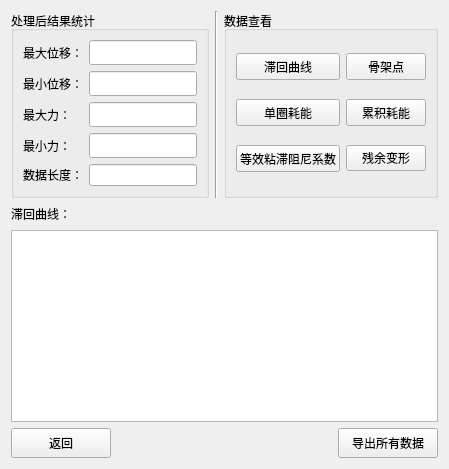
      <widget class="QWidget" name="tab8">
       <attribute name="title">
        <string>结果输出</string>
       </attribute>
       <layout class="QVBoxLayout" name="verticalLayout_22" stretch="0,1,0">
        <item>
         <layout class="QHBoxLayout" name="horizontalLayout_19">
          <item>
           <widget class="QGroupBox" name="groupBox_10">
            <property name="title">
             <string>处理后结果统计</string>
            </property>
            <layout class="QGridLayout" name="gridLayout_4" columnstretch="1,2" columnminimumwidth="0,0">
             <item row="1" column="1">
              <widget class="QLineEdit" name="lineEdit_15">
               <property name="minimumSize">
                <size>
                 <width>0</width>
                 <height>25</height>
                </size>
               </property>
               <property name="readOnly">
                <bool>true</bool>
               </property>
              </widget>
             </item>
             <item row="2" column="1">
              <widget class="QLineEdit" name="lineEdit_16">
               <property name="minimumSize">
                <size>
                 <width>0</width>
                 <height>25</height>
                </size>
               </property>
               <property name="readOnly">
                <bool>true</bool>
               </property>
              </widget>
             </item>
             <item row="3" column="1">
              <widget class="QLineEdit" name="lineEdit_17">
               <property name="minimumSize">
                <size>
                 <width>0</width>
                 <height>25</height>
                </size>
               </property>
               <property name="readOnly">
                <bool>true</bool>
               </property>
              </widget>
             </item>
             <item row="3" column="0">
              <widget class="QLabel" name="label_41">
               <property name="text">
                <string>最小力：</string>
               </property>
              </widget>
             </item>
             <item row="0" column="1">
              <widget class="QLineEdit" name="lineEdit_14">
               <property name="minimumSize">
                <size>
                 <width>0</width>
                 <height>25</height>
                </size>
               </property>
               <property name="readOnly">
                <bool>true</bool>
               </property>
              </widget>
             </item>
             <item row="0" column="0">
              <widget class="QLabel" name="label_38">
               <property name="text">
                <string>最大位移：</string>
               </property>
              </widget>
             </item>
             <item row="2" column="0">
              <widget class="QLabel" name="label_40">
               <property name="text">
                <string>最大力：</string>
               </property>
              </widget>
             </item>
             <item row="1" column="0">
              <widget class="QLabel" name="label_39">
               <property name="text">
                <string>最小位移：</string>
               </property>
              </widget>
             </item>
             <item row="4" column="0">
              <widget class="QLabel" name="label_42">
               <property name="text">
                <string>数据长度：</string>
               </property>
              </widget>
             </item>
             <item row="4" column="1">
              <widget class="QLineEdit" name="lineEdit_18">
               <property name="readOnly">
                <bool>true</bool>
               </property>
              </widget>
             </item>
            </layout>
           </widget>
          </item>
          <item>
           <widget class="Line" name="line_5">
            <property name="orientation">
             <enum>Qt::Vertical</enum>
            </property>
           </widget>
          </item>
          <item>
           <widget class="QGroupBox" name="groupBox_11">
            <property name="title">
             <string>数据查看</string>
            </property>
            <layout class="QGridLayout" name="gridLayout_5" columnstretch="1,1">
             <item row="0" column="1">
              <widget class="QPushButton" name="pushButton_18">
               <property name="minimumSize">
                <size>
                 <width>0</width>
                 <height>27</height>
                </size>
               </property>
               <property name="text">
                <string>骨架点</string>
               </property>
              </widget>
             </item>
             <item row="1" column="1">
              <widget class="QPushButton" name="pushButton_20">
               <property name="minimumSize">
                <size>
                 <width>0</width>
                 <height>27</height>
                </size>
               </property>
               <property name="text">
                <string>累积耗能</string>
               </property>
              </widget>
             </item>
             <item row="0" column="0">
              <widget class="QPushButton" name="pushButton_17">
               <property name="minimumSize">
                <size>
                 <width>0</width>
                 <height>27</height>
                </size>
               </property>
               <property name="text">
                <string>滞回曲线</string>
               </property>
              </widget>
             </item>
             <item row="2" column="0">
              <widget class="QPushButton" name="pushButton_21">
               <property name="minimumSize">
                <size>
                 <width>0</width>
                 <height>27</height>
                </size>
               </property>
               <property name="text">
                <string>等效粘滞阻尼系数</string>
               </property>
              </widget>
             </item>
             <item row="1" column="0">
              <widget class="QPushButton" name="pushButton_19">
               <property name="minimumSize">
                <size>
                 <width>0</width>
                 <height>27</height>
                </size>
               </property>
               <property name="text">
                <string>单圈耗能</string>
               </property>
              </widget>
             </item>
             <item row="2" column="1">
              <widget class="QPushButton" name="pushButton_22">
               <property name="text">
                <string>残余变形</string>
               </property>
              </widget>
             </item>
            </layout>
           </widget>
          </item>
         </layout>
        </item>
        <item>
         <layout class="QVBoxLayout" name="verticalLayout_16" stretch="0,1">
          <item>
           <layout class="QHBoxLayout" name="horizontalLayout_18" stretch="0,2">
            <item>
             <widget class="QLabel" name="label_43">
              <property name="text">
               <string>滞回曲线：</string>
              </property>
             </widget>
            </item>
            <item>
             <spacer name="horizontalSpacer_30">
              <property name="orientation">
               <enum>Qt::Horizontal</enum>
              </property>
              <property name="sizeHint" stdset="0">
               <size>
                <width>130</width>
                <height>20</height>
               </size>
              </property>
             </spacer>
            </item>
           </layout>
          </item>
          <item>
           <widget class="QGraphicsView" name="graphicsView_11"/>
          </item>
         </layout>
        </item>
        <item>
         <layout class="QHBoxLayout" name="horizontalLayout_20">
          <item>
           <widget class="QPushButton" name="pushButton_23">
            <property name="minimumSize">
             <size>
              <width>100</width>
              <height>30</height>
             </size>
            </property>
            <property name="maximumSize">
             <size>
              <width>100</width>
              <height>30</height>
             </size>
            </property>
            <property name="text">
             <string>返回</string>
            </property>
           </widget>
          </item>
          <item>
           <spacer name="horizontalSpacer_19">
            <property name="orientation">
             <enum>Qt::Horizontal</enum>
            </property>
            <property name="sizeHint" stdset="0">
             <size>
              <width>40</width>
              <height>20</height>
             </size>
            </property>
           </spacer>
          </item>
          <item>
           <widget class="QPushButton" name="pushButton_24">
            <property name="minimumSize">
             <size>
              <width>100</width>
              <height>30</height>
             </size>
            </property>
            <property name="maximumSize">
             <size>
              <width>100</width>
              <height>30</height>
             </size>
            </property>
            <property name="text">
             <string>导出所有数据</string>
            </property>
           </widget>
          </item>
         </layout>
        </item>
       </layout>
      </widget>
